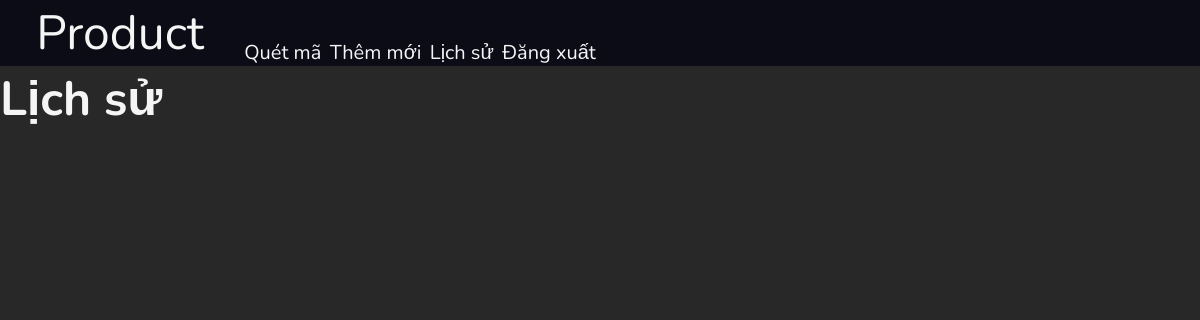
The page /history (signed in) on the database as committed earlier.
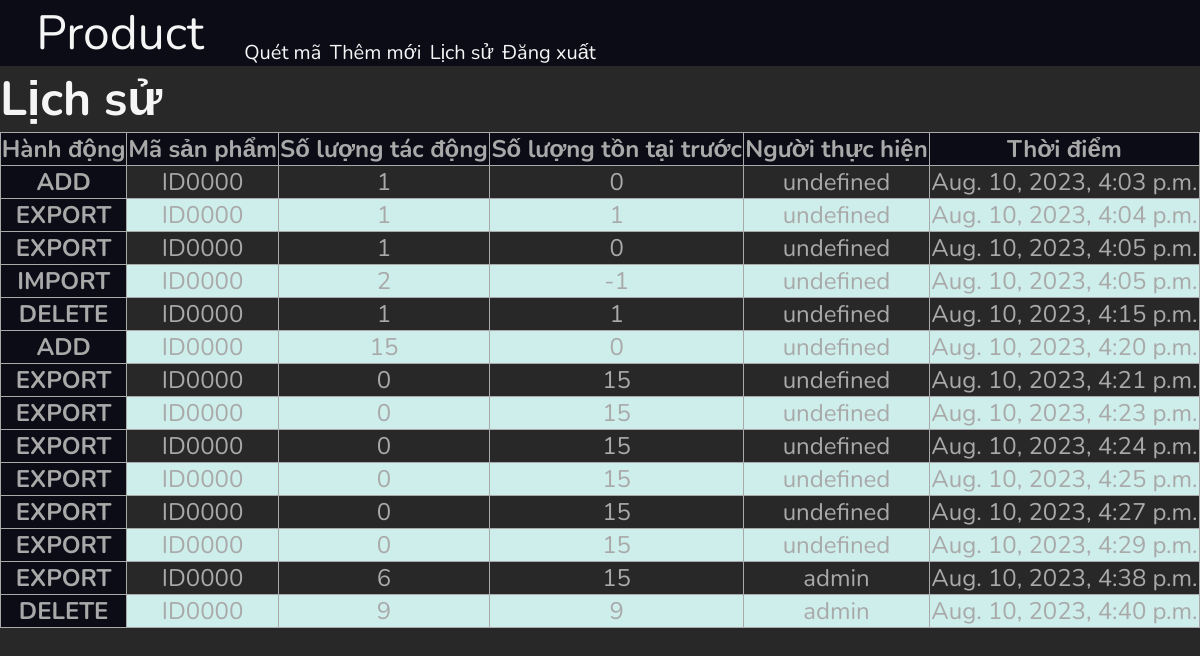
The same page on the database as committed later.
### Product/models.py (models this page shows)
class History(models.Model):
	action = models.CharField(max_length=10, null=False) # Hành động người dùng
	id_product = models.CharField(max_length=20, null=False) # Sản phẩm bị tác động
	amount_on_action = models.IntegerField(default=0, null=False) # Số lượng sản phẩm bị tác động vd thêm 5 hay giảm 1
	amount_exists_on_time = models.IntegerField(default=0, null=False) # Số lượng sản phẩm tại thời gian hành động
	action_on_time = models.DateTimeField(auto_now_add=True) # Thời điểm hành động xảy ra
	user = models.CharField(max_length=50, null=False) # Người thực hiện

### Product/views.py (the view)
# urls.py: path('history', views.history, name='history'),
@auth_decorator
def history(request):
	historys = History.objects.all()
	data = {
		'historys' : historys
	}
	return render(request, 'product/history.html', data)

### Product/views.py (called while the page is built)
def auth_decorator(func):
	@functools.wraps(func)
	def warpper(*args, **kwargs):
		request = args[0]
		if request.user.is_authenticated:
			result = func(*args, **kwargs)
			return result
		else:
			print("Decorator is working.")
			messages.warning(request, "Bạn cần đăng nhập để thực hiện chức năng")
			return redirect('home')
	return warpper

### Product/templates/product/history.html
{% extends 'product/base.html' %}
{% block history %}
<h1>Lịch sử</h1>
{% if historys %}
{% load tz %}
{% load static %}
<link rel="stylesheet" href="{% static 'CSS/table.css' %}">
	<table class="table table-hover table-info table-striped table-bordered">
	  <thead class="table-dark">
	    <tr>
	      <th scope="col">Hành động</th>
	      <th scope="col">Mã sản phẩm</th>
	      <th scope="col">Số lượng tác động</th>
	      <th scope="col">Số lượng tồn tại trước</th>
	      <th scope="col">Người thực hiện</th>
	      <th scope="col">Thời điểm</th>
	    </tr>
	  </thead>
	  <tbody class="table">
		{% for history in historys %}
			<tr>
		      <th scope="row">{{history.action}}</th>
		      <td>{{history.id_product}}</td>
		      <td>{{history.amount_on_action}}</td>
		      <td>{{history.amount_exists_on_time}}</td>
		      <td>{{history.user}}</td>
					{% localtime on %}
		      <td>{{ history.action_on_time|localtime }}</td>
					{% endlocaltime %}
		  </tr>
		{% endfor %}
  	</tbody>
	</table>
{% endif %}
{% endblock %}

### Product/templates/product/base.html (shortened to what this page needs)
{% load static %}
<!DOCTYPE html>
<html lang="en">
{% load static %}
<head>
	<link rel="stylesheet" href="{% static 'CSS/style.css' %}">
</head>
<body>
	<header>
		{% include 'product/navbar.html' %}
	</header>
	{% block history %}
	{% endblock %}
</body>
</html>

### Product/templates/product/navbar.html (shortened to what this page needs)
<nav>
	<div class="homepage">
		<a href="{% url 'home' %}" class="pagename">Product</a>
	</div>
	<div class="function">
		<ul class="navbar-list-item">
			{% if user.is_authenticated %}
			<li class="nav-item">
				<a href="{% url 'scan' %}" class="item">Quét mã</a>
			</li>
			<li class="nav-item">
				<a href="{% url 'add' %}" class="item">Thêm mới</a>
			</li>
			<li class="nav-item">
				<a href="{% url 'history' %}" class="item" >Lịch sử</a>
			</li>
			<li class="nav-item">
				<a href="{% url 'logout' %}" class="item">Đăng xuất</a>
			</li>
			{% endif %}
		</ul>
	</div>
</nav>

### Product/static/CSS/style.css (style rules this page uses)
* { margin: 0; padding: 0; box-sizing: border-box; font : Nunito, monospace; }
:root { --BGCOLOR : #282828; --NAV-BGCOLOR : #0c0c17; }
html { scroll-behavior: smooth; background: var(--BGCOLOR); }
body { font: 1.5rem "Nunito", sans-serif; min-height: 100vh; }
nav { width: 100%; display: flex; flex-flow: row wrap ; background: var(--NAV-BGCOLOR); }
ul li { list-style: none; }
.homepage { width: 20%; font-size: 3rem; display: flex; flex-flow: row wrap; justify-content: center; align-items: center; }
.function { width: 30%; font-size: 1.25rem; display: flex; flex-flow: row wrap; align-items: flex-end; }
.navbar-list-item { width: 100%; display: flex; flex-flow: row wrap; justify-content: space-around; }
.nav-item { width: auto; }
a , a:visited { text-decoration: none; color: whitesmoke; }
h1 { color: whitesmoke; }
button:hover, button:focus, { cursor: pointer; }

### Product/static/CSS/table.css (style rules this page uses)
table, thead, tbody, tr, th, td { border: 1px solid; color: darkgrey; }
table { border-collapse: collapse; }
table { width: 100%; }
th { background-color: var(--NAV-BGCOLOR);; }
td { text-align: center; }
tr:nth-child(even) { background-color: #CDEEEA; }

Rows that differ between the two databases and show on the page:
added History: action "ADD", id_product "ID0000", amount_on_action "1", amount_exists_on_time "0", user "undefined", action_on_time "Aug. 10, 2023, 4:03 p.m."
added History: action "EXPORT", id_product "ID0000", amount_on_action "1", amount_exists_on_time "1", user "undefined", action_on_time "Aug. 10, 2023, 4:04 p.m."
added History: action "EXPORT", id_product "ID0000", amount_on_action "1", amount_exists_on_time "0", user "undefined", action_on_time "Aug. 10, 2023, 4:05 p.m."
added History: action "IMPORT", id_product "ID0000", amount_on_action "2", amount_exists_on_time "-1", user "undefined", action_on_time "Aug. 10, 2023, 4:05 p.m."
added History: action "DELETE", id_product "ID0000", amount_on_action "1", amount_exists_on_time "1", user "undefined", action_on_time "Aug. 10, 2023, 4:15 p.m."
added History: action "ADD", id_product "ID0000", amount_on_action "15", amount_exists_on_time "0", user "undefined", action_on_time "Aug. 10, 2023, 4:20 p.m."
added History: action "EXPORT", id_product "ID0000", amount_on_action "0", amount_exists_on_time "15", user "undefined", action_on_time "Aug. 10, 2023, 4:21 p.m."
added History: action "EXPORT", id_product "ID0000", amount_on_action "0", amount_exists_on_time "15", user "undefined", action_on_time "Aug. 10, 2023, 4:23 p.m."
added History: action "EXPORT", id_product "ID0000", amount_on_action "0", amount_exists_on_time "15", user "undefined", action_on_time "Aug. 10, 2023, 4:24 p.m."
added History: action "EXPORT", id_product "ID0000", amount_on_action "0", amount_exists_on_time "15", user "undefined", action_on_time "Aug. 10, 2023, 4:25 p.m."
added History: action "EXPORT", id_product "ID0000", amount_on_action "0", amount_exists_on_time "15", user "undefined", action_on_time "Aug. 10, 2023, 4:27 p.m."
added History: action "EXPORT", id_product "ID0000", amount_on_action "0", amount_exists_on_time "15", user "undefined", action_on_time "Aug. 10, 2023, 4:29 p.m."
added History: action "EXPORT", id_product "ID0000", amount_on_action "6", amount_exists_on_time "15", user "admin", action_on_time "Aug. 10, 2023, 4:38 p.m."
added History: action "DELETE", id_product "ID0000", amount_on_action "9", amount_exists_on_time "9", user "admin", action_on_time "Aug. 10, 2023, 4:40 p.m."
Other text that changed with them:
text now shown: "Hành động Mã sản phẩm Số lượng tác động Số lượng tồn tại trước Người thực hiện Thời điểm"
